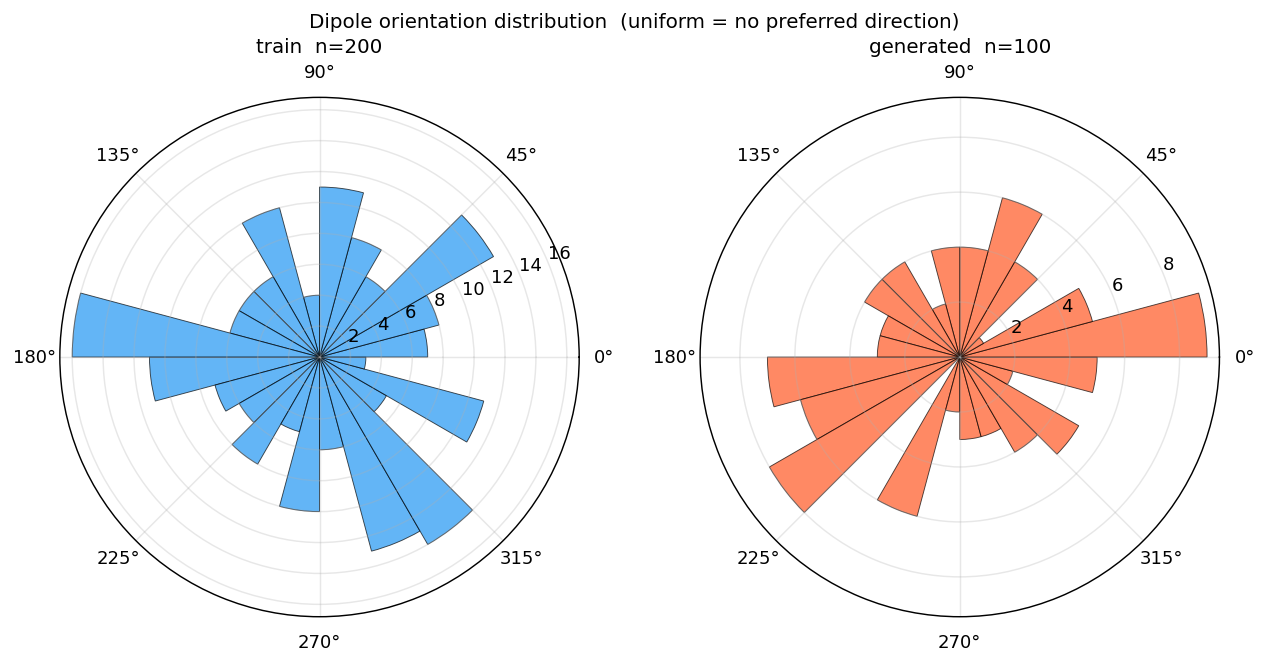
#> input picture results/dipole_orientation/dipole_orientation.png, 1267 x 664 px
$ python dipole_orientation.py --training_dir ../results/dipole_orientation --generated_dir ../results/dipole_orientation --output_dir out
#> lines starting #> are read from the running program, lines starting #| are printed output that depends on the picture
#!/usr/bin/env python3
"""
Dipole orientation analysis: is the dipole excess in generated samples
preferentially oriented (suggesting positional encoding / data leakage),
or randomly oriented per sample (suggesting the model fails to balance growth)?

For each image:
  - Compute COM-relative pixel positions
  - Compute c_1 = sum_j exp(-i theta_j)        (complex dipole coefficient)
  - Magnitude |c_1| measures dipole strength
  - Phase arg(c_1) measures dipole *direction*

If the model has a preferred orientation, the histogram of arg(c_1) values
across many generated samples should be non-uniform (concentrated near
some preferred angle, or near multiples of 90 degrees if the D4 augmentation
is leaking).

If the model just produces lopsided clusters with random orientation,
arg(c_1) should be uniform on [-pi, pi].

Two tests:
  1. Rayleigh test for circular uniformity
  2. Histogram visualization of dipole phases for train vs gen

Output:
  - {output_dir}/dipole_orientation.png  (polar histogram)
  - {output_dir}/dipole_orientation_summary.json
"""

import argparse
import glob
import json
import os
from pathlib import Path

import numpy as np
from PIL import Image

import matplotlib
matplotlib.use("Agg")
import matplotlib.pyplot as plt


def compute_dipole(path, threshold=128):
    """Returns complex c_1 (unit-vector dipole) or None for empty images."""
    img = np.array(Image.open(path).convert("L"))
    binary = (img >= threshold).astype(np.uint8)
    coords = np.argwhere(binary > 0)
    if len(coords) < 20:
        return None
    com = coords.mean(axis=0)
    dy = coords[:, 0] - com[0]
    dx = coords[:, 1] - com[1]
    theta = np.arctan2(dy, dx)
    c1 = np.sum(np.exp(-1j * theta))
    # Normalize by total mass so |c1| is in [0, 1]-ish
    return c1 / len(coords)


def collect(directory, label, limit=None):
    paths = sorted(glob.glob(os.path.join(directory, "*.png")))
    if limit and len(paths) > limit:
        idx = np.linspace(0, len(paths) - 1, limit, dtype=int)
        paths = [paths[i] for i in idx]
    out = []
    for p in paths:
        c1 = compute_dipole(p)
        if c1 is not None:
            out.append({"file": os.path.basename(p),
                        "c1_real": float(c1.real),
                        "c1_imag": float(c1.imag),
                        "magnitude": float(np.abs(c1)),
                        "phase": float(np.angle(c1))})
    print(f"  {label}: {len(out)}/{len(paths)} valid")
    return out


def rayleigh_test(phases):
    """
    Tests H0: phases uniformly distributed on circle.
    Returns: (R_bar, p_value)
    R_bar = mean resultant length. R_bar -> 0 for uniform, -> 1 for concentrated.
    p-value approximation valid for n >= 50.
    """
    n = len(phases)
    if n < 8:
        return 0.0, 1.0
    C = np.cos(phases).sum()
    S = np.sin(phases).sum()
    R = np.sqrt(C**2 + S**2)
    R_bar = R / n
    # Asymptotic chi-square approximation (n large)
    Z = n * R_bar**2
    p = np.exp(-Z) * (1 + (2*Z - Z**2) / (4*n)
                       - (24*Z - 132*Z**2 + 76*Z**3 - 9*Z**4) / (288*n**2))
    p = max(0.0, min(1.0, p))
    return R_bar, p


def plot_polar(train_data, gen_data, output_path):
    """Polar histogram of dipole phases, train vs gen."""
    fig, axes = plt.subplots(1, 2, figsize=(10, 5),
                              subplot_kw={'projection': 'polar'})

    n_bins = 24
    bin_edges = np.linspace(-np.pi, np.pi, n_bins + 1)

    for ax, data, color, label in [
        (axes[0], train_data, "#2196F3", "train"),
        (axes[1], gen_data,   "#FF5722", "generated"),
    ]:
        phases = np.array([d["phase"] for d in data])
        if len(phases) == 0:
            continue
        counts, _ = np.histogram(phases, bins=bin_edges)
        bin_centers = (bin_edges[:-1] + bin_edges[1:]) / 2
        ax.bar(bin_centers, counts, width=2*np.pi/n_bins,
               color=color, alpha=0.7, edgecolor="black", linewidth=0.5)
        ax.set_title(f"{label}  n={len(phases)}", fontsize=11)
        ax.set_theta_zero_location("E")
        ax.grid(True, alpha=0.3)

    fig.suptitle("Dipole orientation distribution  (uniform = no preferred direction)",
                 fontsize=11)
    plt.tight_layout()
    plt.savefig(output_path, dpi=130, bbox_inches="tight")
    plt.close()


def plot_magnitude_vs_phase(train_data, gen_data, output_path):
    """Scatter: each sample as a point in (phase, magnitude) plane."""
    fig, ax = plt.subplots(1, 1, figsize=(10, 5))

    for data, color, label in [
        (train_data, "#2196F3", "train"),
        (gen_data,   "#FF5722", "generated"),
    ]:
        if len(data) == 0:
            continue
        phases = np.array([d["phase"] for d in data])
        mags = np.array([d["magnitude"] for d in data])
        ax.scatter(phases, mags, c=color, alpha=0.5, s=15, label=f"{label}  n={len(data)}")

    ax.set_xlabel("dipole phase  arg(c1)  (rad)")
    ax.set_ylabel("dipole magnitude  |c1| / N")
    ax.set_title("Per-sample dipole: phase vs magnitude")
    ax.set_xlim(-np.pi, np.pi)
    ax.set_xticks([-np.pi, -np.pi/2, 0, np.pi/2, np.pi])
    ax.set_xticklabels(['-π', '-π/2', '0', 'π/2', 'π'])
    # mark cardinal axes (D4 candidates)
    for a in [0, np.pi/2, np.pi, -np.pi/2]:
        ax.axvline(a, color='gray', linestyle=':', alpha=0.5, linewidth=0.8)
    ax.legend(fontsize=9)
    ax.grid(True, alpha=0.3)
    plt.tight_layout()
    plt.savefig(output_path, dpi=130, bbox_inches="tight")
    plt.close()


def main():
    p = argparse.ArgumentParser()
    p.add_argument("--training_dir", required=True)
    p.add_argument("--generated_dir", required=True)
    p.add_argument("--output_dir", required=True)
    p.add_argument("--train_limit", type=int, default=500)
    p.add_argument("--gen_limit", type=int, default=None)
    args = p.parse_args()

    out = Path(args.output_dir)
    out.mkdir(parents=True, exist_ok=True)

    print("== Dipole orientation analysis ==")
    train = collect(args.training_dir, "train", limit=args.train_limit)
#> in compute_dipole, `img = np.array(Image.open(path).convert("L"))`:
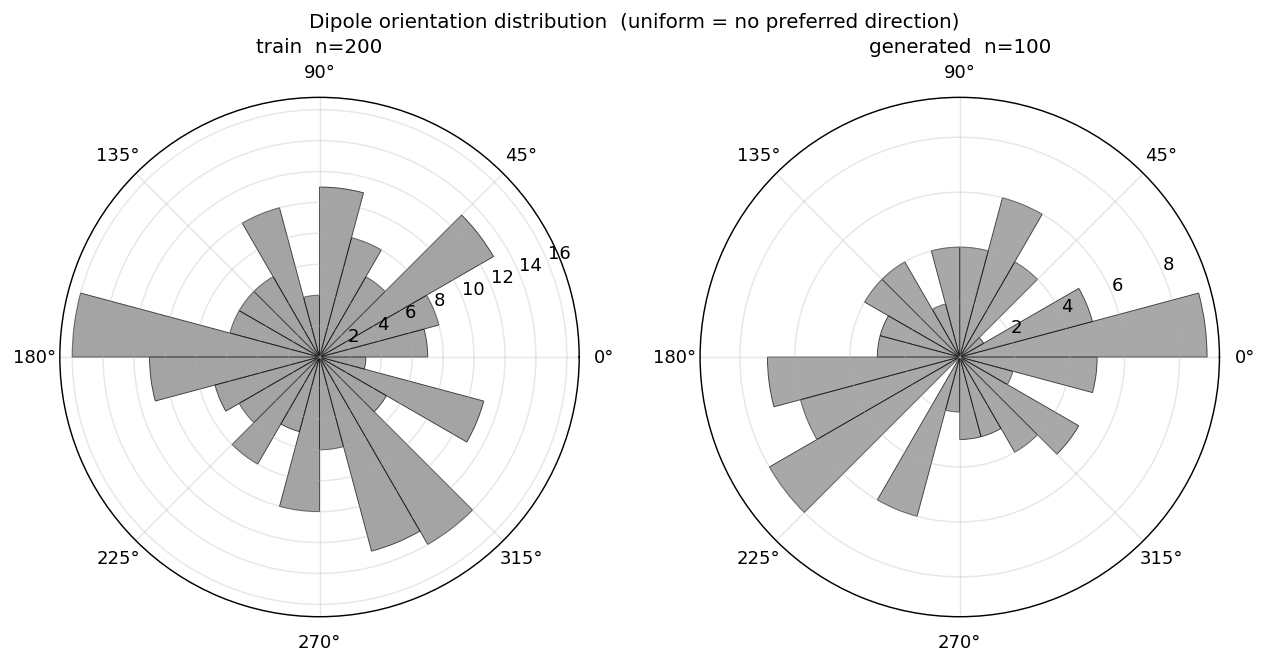
#> img: shape (664, 1267); min 0, max 255, mean 238.1
#> in compute_dipole, `binary = (img >= threshold).astype(np.uint8)`:
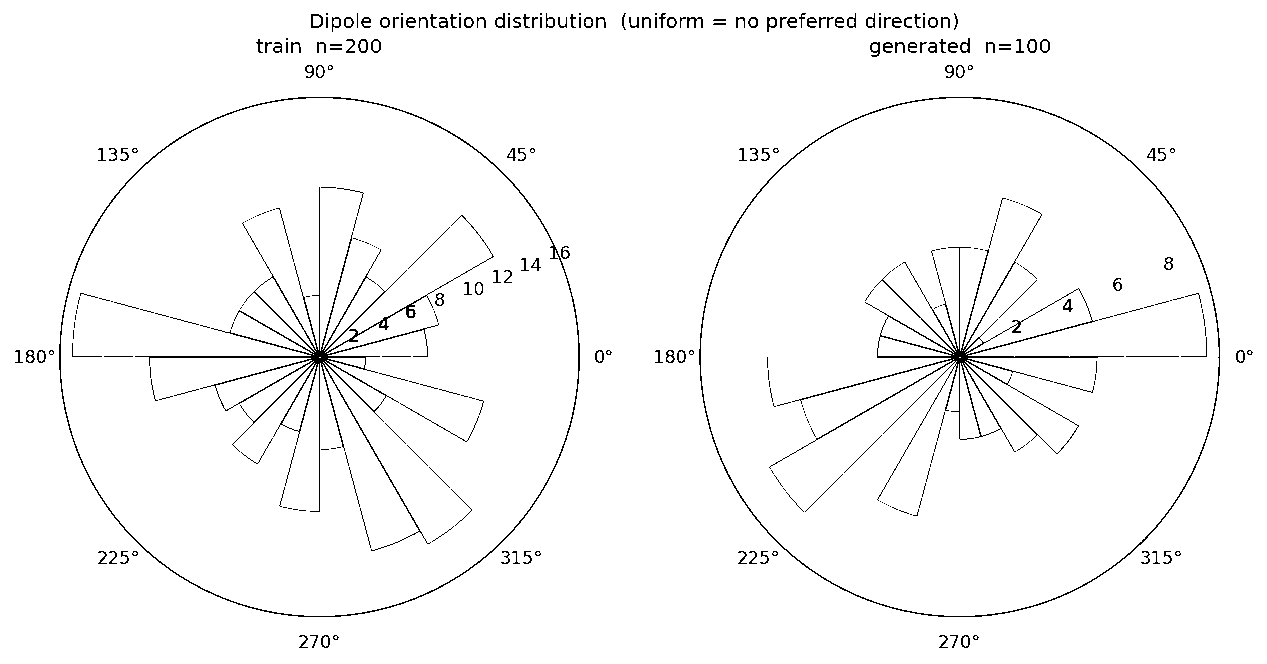
#> binary: shape (664, 1267); values 0 (black) and 1 (white), 97.5% white; black in thin lines or dots
#> in compute_dipole, `coords = np.argwhere(binary > 0)`: coords = 820001 pairs, first value 0 to 663, second value 0 to 1266
#> in compute_dipole, `com = coords.mean(axis=0)`: com = [332.4, 633.1]
#> pass 2 of the loop in collect, `for p in paths:`:
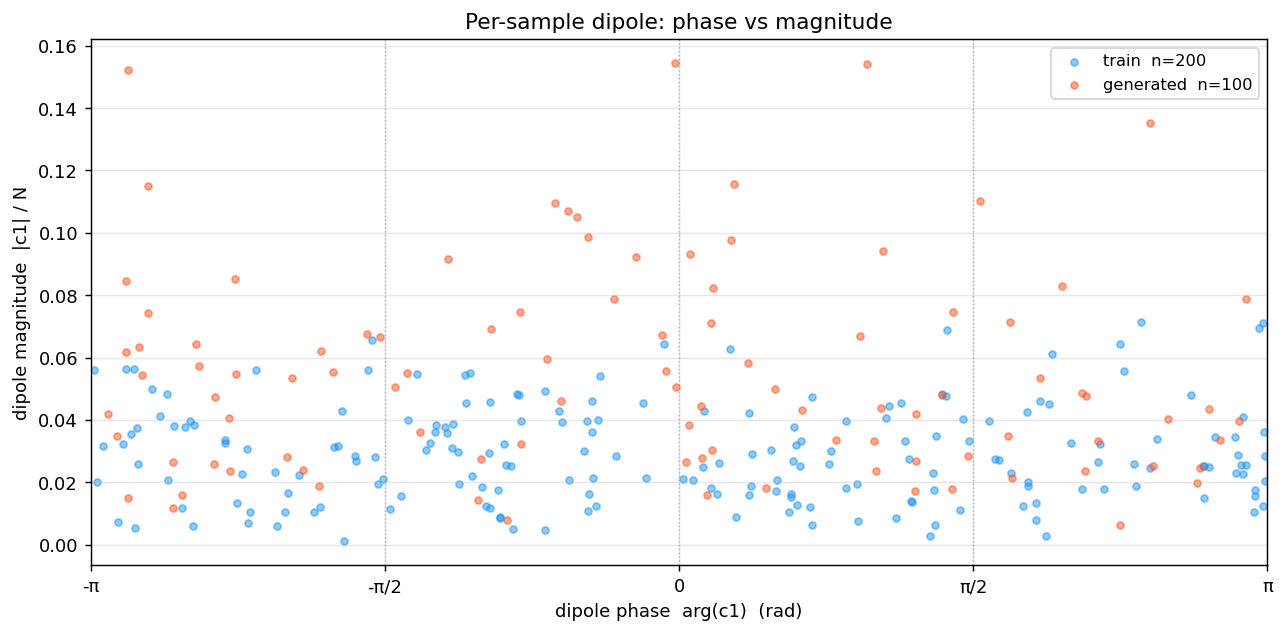
#> input picture results/dipole_orientation/dipole_phase_vs_magnitude.png, 1285 x 634 px
#> in compute_dipole (call 2), `img = np.array(Image.open(path).convert("L"))`:
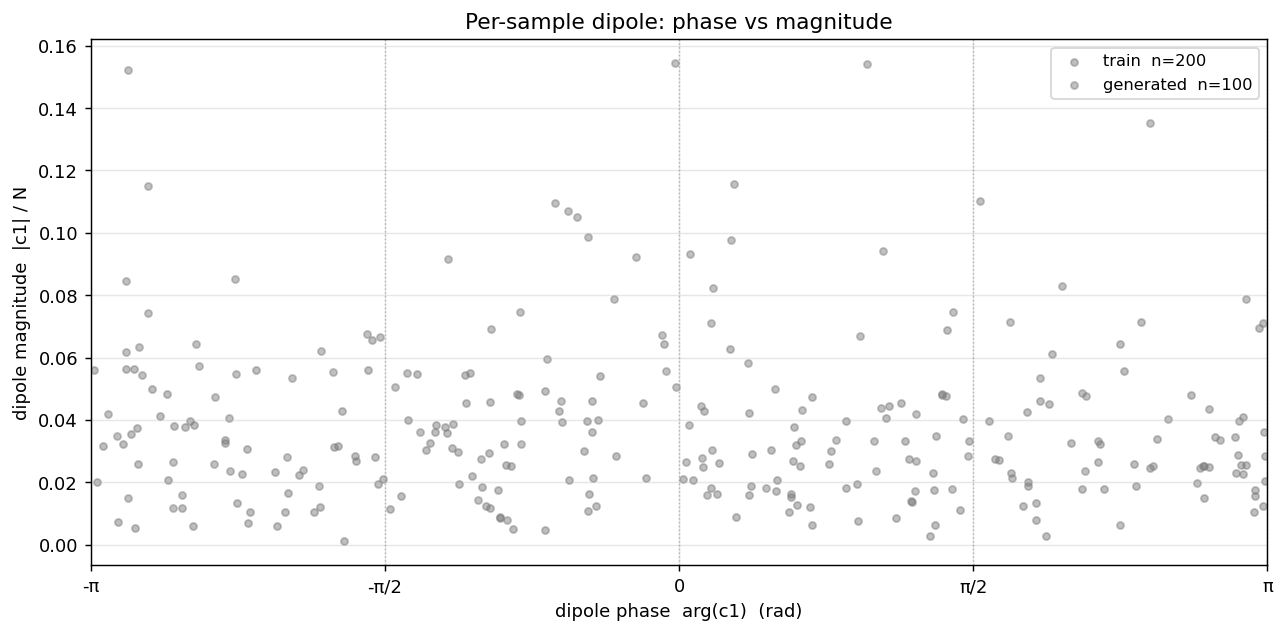
#> img: shape (634, 1285); min 0, max 255, mean 249.3
#> in compute_dipole (call 2), `binary = (img >= threshold).astype(np.uint8)`:
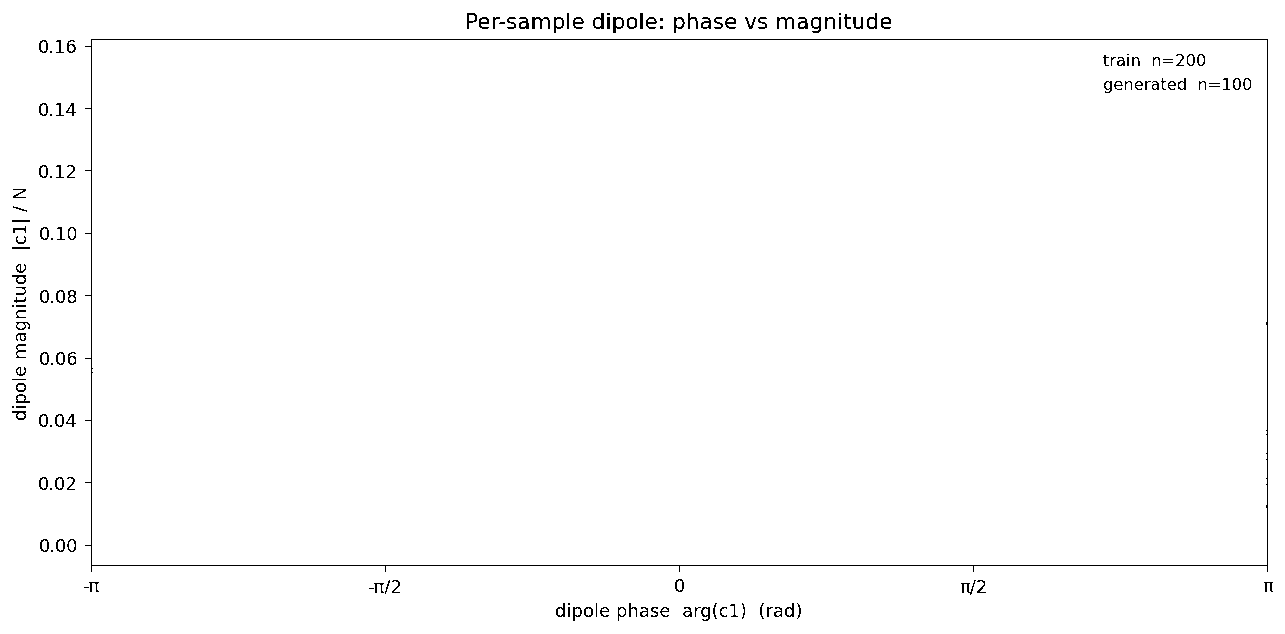
#> binary: shape (634, 1285); values 0 (black) and 1 (white), 98.8% white; black in thin lines or dots
#> coords = 805027 pairs, first value 0 to 633, second value 0 to 1284
#> com = [317.1, 642.9]
#|   train: 2/2 valid
#> train = 2 items
    gen = collect(args.generated_dir, "generated", limit=args.gen_limit)
#> pass 2 of the loop in collect, `for p in paths:`:
#|   generated: 2/2 valid
#> gen = 2 items

    if not train or not gen:
        print("[!] empty inputs.")
        return

    train_phases = np.array([d["phase"] for d in train])
#> train_phases = [-0.313, -1.33]
    gen_phases = np.array([d["phase"] for d in gen])
#> gen_phases = [-0.313, -1.33]
    train_mags = np.array([d["magnitude"] for d in train])
#> train_mags = [0.000793, 8.54e-05]
    gen_mags = np.array([d["magnitude"] for d in gen])
#> gen_mags = [0.000793, 8.54e-05]

    train_rbar, train_p = rayleigh_test(train_phases)
#> in rayleigh_test, `n = len(phases)`: n = 2
#> train_rbar = 0; train_p = 1
    gen_rbar, gen_p = rayleigh_test(gen_phases)
#> gen_rbar = 0; gen_p = 1

    summary = {
        "training": {
            "n": len(train),
            "rayleigh_R_bar": float(train_rbar),
            "rayleigh_p_uniform": float(train_p),
            "magnitude_mean": float(train_mags.mean()),
            "magnitude_std": float(train_mags.std(ddof=1)),
            "phase_mean": float(np.angle(np.mean(np.exp(1j*train_phases)))),
        },
        "generated": {
            "n": len(gen),
            "rayleigh_R_bar": float(gen_rbar),
            "rayleigh_p_uniform": float(gen_p),
            "magnitude_mean": float(gen_mags.mean()),
            "magnitude_std": float(gen_mags.std(ddof=1)),
            "phase_mean": float(np.angle(np.mean(np.exp(1j*gen_phases)))),
        },
        "interpretation": {
            "training_orientation": (
                "isotropic (random per-sample direction)" if train_p > 0.05
                else "preferentially oriented"
            ),
            "generated_orientation": (
                "isotropic (random per-sample direction)" if gen_p > 0.05
                else "preferentially oriented"
            ),
        },
    }

    with (out / "dipole_orientation_summary.json").open("w") as f:
        json.dump(summary, f, indent=2)

    plot_polar(train, gen, out / "dipole_orientation.png")
#> the loop in plot_polar, `for ax, data, color, label in [ (axes[0], train_data, "#2196F3", "trai..` made 2 passes
#> (color, label, phases) on passes 1 to 2: ('#2196F3', 'train', [-0.313, -1.33]), ('#FF5722', 'generated', [-0.313, -1.33])
#> in plot_polar, `plt.savefig(output_path, dpi=130, bbox_inches="tight")`:
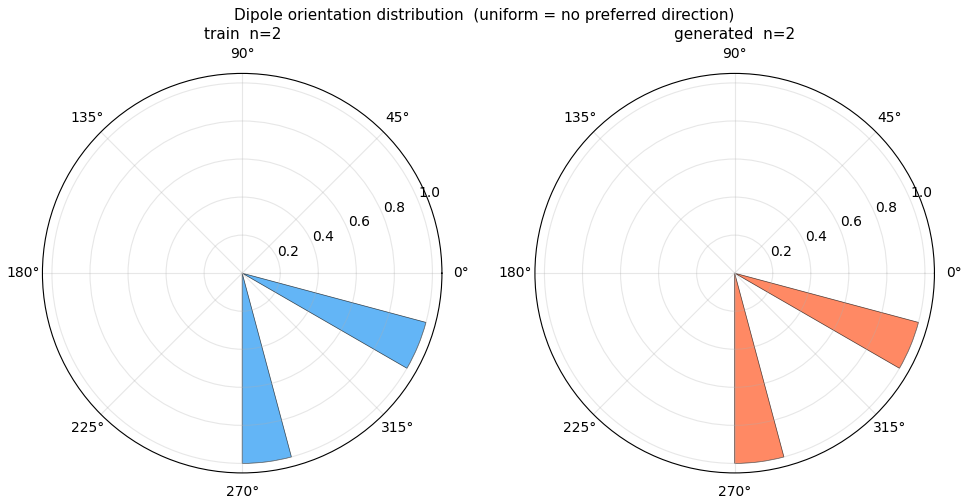
#> figure drawn by matplotlib, 2 panels
    plot_magnitude_vs_phase(train, gen, out / "dipole_phase_vs_magnitude.png")
#> the loop in plot_magnitude_vs_phase, `for data, color, label in [ (train_data, "#2196F3", "train"), (gen_dat..` made 2 passes
#> (color, label, phases, mags) on passes 1 to 2: ('#2196F3', 'train', [-0.313, -1.33], [0.000793, 8.54e-05]), ('#FF5722', 'generated', [-0.313, -1.33], [0.000793, 8.54e-05])
#> in plot_magnitude_vs_phase, `plt.savefig(output_path, dpi=130, bbox_inches="tight")`:
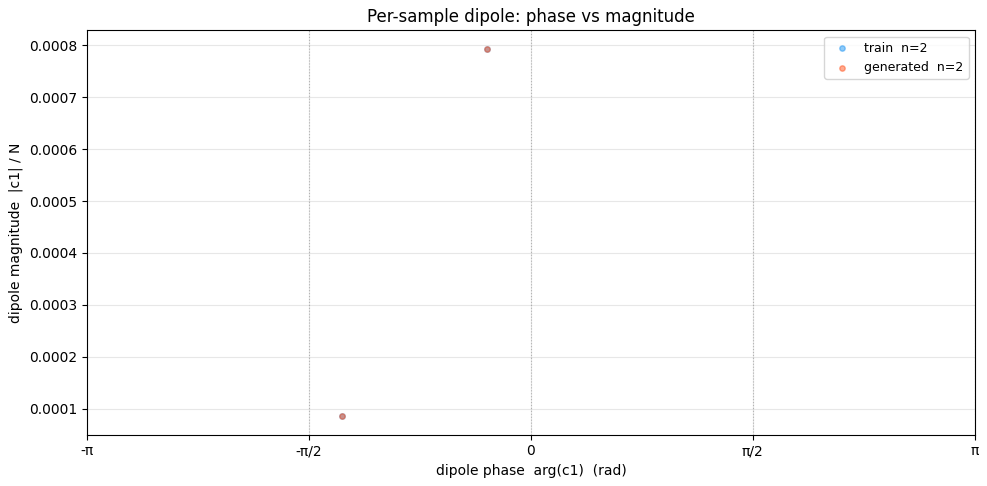
#> figure drawn by matplotlib, 1 panel

    print()
    print(f"Train n={len(train)}: |R|={train_rbar:.4f}, p_uniform={train_p:.3g}, "
          f"mag={train_mags.mean():.4f}±{train_mags.std(ddof=1):.4f}")
#| Train n=2: |R|=0.0000, p_uniform=1, mag=0.0004±0.0005
    print(f"Gen   n={len(gen)}: |R|={gen_rbar:.4f}, p_uniform={gen_p:.3g}, "
          f"mag={gen_mags.mean():.4f}±{gen_mags.std(ddof=1):.4f}")
#| Gen   n=2: |R|=0.0000, p_uniform=1, mag=0.0004±0.0005
    print()
    print(f"Training orientation: {summary['interpretation']['training_orientation']}")
#| Training orientation: isotropic (random per-sample direction)
    print(f"Generated orientation: {summary['interpretation']['generated_orientation']}")
#| Generated orientation: isotropic (random per-sample direction)
    print()
    print(f"Mag ratio gen/train: {gen_mags.mean()/train_mags.mean():.3f}x")
#| Mag ratio gen/train: 1.000x


if __name__ == "__main__":
    main()
